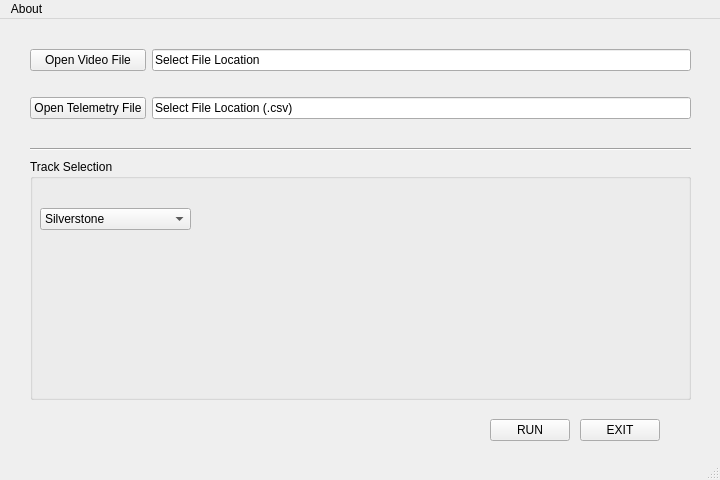
<?xml version="1.0" encoding="UTF-8"?>
<ui version="4.0">
 <class>MainWindow</class>
 <widget class="QMainWindow" name="MainWindow">
  <property name="geometry">
   <rect>
    <x>0</x>
    <y>0</y>
    <width>720</width>
    <height>480</height>
   </rect>
  </property>
  <property name="windowTitle">
   <string>MainWindow</string>
  </property>
  <widget class="QWidget" name="centralwidget">
   <widget class="Line" name="line">
    <property name="geometry">
     <rect>
      <x>30</x>
      <y>120</y>
      <width>661</width>
      <height>20</height>
     </rect>
    </property>
    <property name="orientation">
     <enum>Qt::Horizontal</enum>
    </property>
   </widget>
   <widget class="QGroupBox" name="groupBox">
    <property name="geometry">
     <rect>
      <x>30</x>
      <y>140</y>
      <width>661</width>
      <height>241</height>
     </rect>
    </property>
    <property name="title">
     <string>Track Selection</string>
    </property>
    <widget class="QWidget" name="horizontalLayoutWidget_2">
     <property name="geometry">
      <rect>
       <x>10</x>
       <y>30</y>
       <width>151</width>
       <height>61</height>
      </rect>
     </property>
     <layout class="QHBoxLayout" name="horizontalLayout_2">
      <item>
       <widget class="QComboBox" name="trackSelection">
        <item>
         <property name="text">
          <string>Silverstone</string>
         </property>
        </item>
        <item>
         <property name="text">
          <string>Monaco</string>
         </property>
        </item>
        <item>
         <property name="text">
          <string>Montreal</string>
         </property>
        </item>
        <item>
         <property name="text">
          <string>Shanghai</string>
         </property>
        </item>
        <item>
         <property name="text">
          <string>Singapore</string>
         </property>
        </item>
        <item>
         <property name="text">
          <string>Belgium</string>
         </property>
        </item>
       </widget>
      </item>
     </layout>
    </widget>
    <widget class="QLabel" name="trackViewer">
     <property name="geometry">
      <rect>
       <x>170</x>
       <y>30</y>
       <width>475</width>
       <height>200</height>
      </rect>
     </property>
     <property name="text">
      <string/>
     </property>
    </widget>
   </widget>
   <widget class="QPushButton" name="runButton">
    <property name="geometry">
     <rect>
      <x>490</x>
      <y>400</y>
      <width>80</width>
      <height>22</height>
     </rect>
    </property>
    <property name="text">
     <string>RUN</string>
    </property>
   </widget>
   <widget class="QPushButton" name="exitButton">
    <property name="geometry">
     <rect>
      <x>580</x>
      <y>400</y>
      <width>80</width>
      <height>22</height>
     </rect>
    </property>
    <property name="text">
     <string>EXIT</string>
    </property>
   </widget>
   <widget class="QWidget" name="gridLayoutWidget">
    <property name="geometry">
     <rect>
      <x>30</x>
      <y>10</y>
      <width>661</width>
      <height>111</height>
     </rect>
    </property>
    <layout class="QGridLayout" name="gridLayout">
     <item row="0" column="0">
      <widget class="QPushButton" name="videoButton">
       <property name="text">
        <string>Open Video File</string>
       </property>
      </widget>
     </item>
     <item row="1" column="0">
      <widget class="QPushButton" name="csvButton">
       <property name="text">
        <string>Open Telemetry File</string>
       </property>
      </widget>
     </item>
     <item row="0" column="1">
      <widget class="QLineEdit" name="videoPath">
       <property name="text">
        <string>Select File Location</string>
       </property>
      </widget>
     </item>
     <item row="1" column="1">
      <widget class="QLineEdit" name="csvPath">
       <property name="text">
        <string>Select File Location (.csv)</string>
       </property>
      </widget>
     </item>
    </layout>
   </widget>
  </widget>
  <widget class="QMenuBar" name="menubar">
   <property name="geometry">
    <rect>
     <x>0</x>
     <y>0</y>
     <width>720</width>
     <height>22</height>
    </rect>
   </property>
   <widget class="QMenu" name="menuF1_Trainning">
    <property name="title">
     <string>About</string>
    </property>
    <addaction name="separator"/>
    <addaction name="actionAbout_this_project"/>
   </widget>
   <addaction name="menuF1_Trainning"/>
  </widget>
  <widget class="QStatusBar" name="statusbar"/>
  <action name="actionAbout_this_project">
   <property name="text">
    <string>About this project</string>
   </property>
  </action>
 </widget>
 <resources/>
 <connections/>
</ui>
